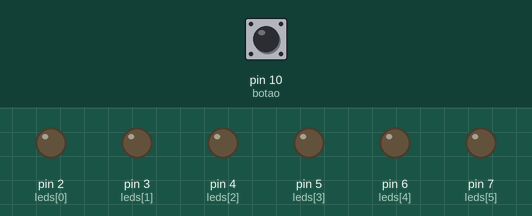
Bench run of a sketch on a simulated Arduino Uno, built with avr-gcc and run on an emulated ATmega328P. Shown: output pins drawn as LEDs (lit = HIGH). Dashed ring = blinking. The inputs (shaded band) are chosen by the test bench; at power-on: pin 10 (botao) LOW. Random numbers use the default seed unless the sketch sets one.

Above: at 1.2 s.
1.3 s: pin 10 (botao) pulled HIGH for 3.2 s
At 2.1 s:
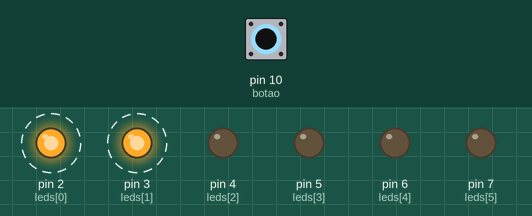
6.0 s: pin 10 (botao) pulled HIGH for 0.15 s
At 6.8 s:
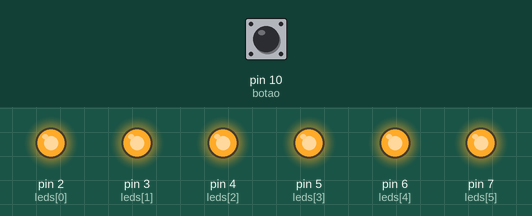
8.5 s: pin 10 (botao) pulled HIGH for 1 s
At 9.0 s:
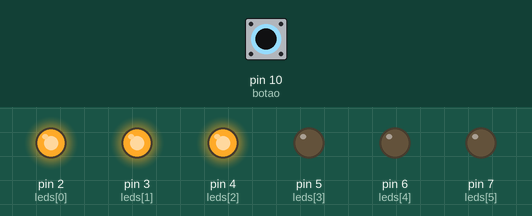
11.0 s: pin 10 (botao) pulled HIGH for 0.15 s
At 11.8 s:
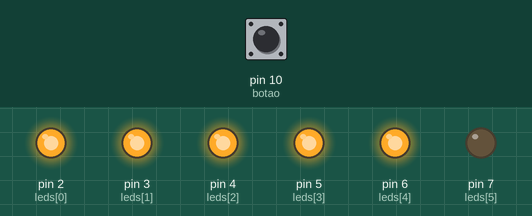
13.5 s: pin 10 (botao) pulled HIGH for 3.2 s
At 16.3 s:
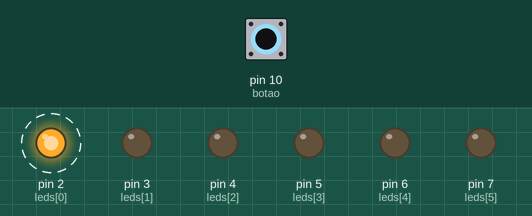
Timing chart, 0 to 18.0 s (numbered marks = the images above; inputs shaded):
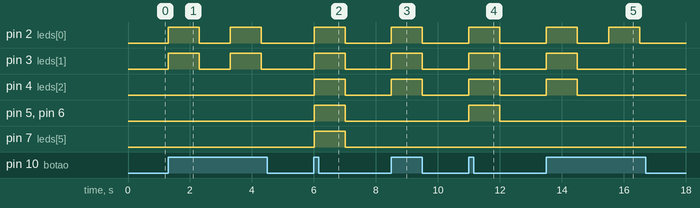

The sketch:

jogo_de_dados1.ino
```cpp
const int botao = 10; //define o pino do botão
const int contador = 6; //cria o contador
const int leds[contador] = {2, 3, 4, 5, 6, 7}; // pinos dos LEDs

void setup() { //"arruma a casa"
  pinMode(botao, INPUT); //diz que o pino do botão recebe infos (entrada)
  for (int i = 0; i < contador; i++) { //roda cada pino
    pinMode(leds[i], OUTPUT); //define cada um como saida
    digitalWrite(leds[i], LOW); //desliga eles
  }
}

void loop() { //ciclo do programa
  if (digitalRead(botao) == HIGH) { //se o botao for precionado
    int aleatorio = random(1, 7); // sorteia um número entre 1 e 6
    for (int i = 0; i < aleatorio; i++) { //roda os pinos sorteados
      digitalWrite(leds[i], HIGH); // liga os LEDs
    }
    delay(1000); // mantém os LEDs ligados por 1 segundo
    for (int i = 0; i < contador; i++) { //roda todos os pinos
      digitalWrite(leds[i], LOW); // desliga todos os LEDs
    }
    delay(1000); // aguarda 1 segundo antes de aceitar outro pressionamento do botão
  }
}
```

Measured:
- after the input at 1.3 s, pin 2 (leds[0]), pin 3 (leds[1]): alternates HIGH for 1.0 s and LOW for 1.0 s, starting at once
- after the input at 6.0 s, pin 2 (leds[0]), pin 3 (leds[1]), pin 4 (leds[2]), pin 5 (leds[3]), pin 6 (leds[4]), pin 7 (leds[5]): LOW → HIGH at once, → LOW 1.0 s later
- after the input at 8.5 s, pin 2 (leds[0]), pin 3 (leds[1]), pin 4 (leds[2]): LOW → HIGH at once, → LOW 1.0 s later
- after the input at 11.0 s, pin 2 (leds[0]), pin 3 (leds[1]), pin 4 (leds[2]), pin 5 (leds[3]), pin 6 (leds[4]): LOW → HIGH at once, → LOW 1.0 s later
- after the input at 13.5 s, pin 2 (leds[0]): alternates HIGH for 1.0 s and LOW for 1.0 s, 4 changes in all, then stays LOW, starting at once; pin 3 (leds[1]), pin 4 (leds[2]): LOW → HIGH at once, → LOW 1.0 s later
